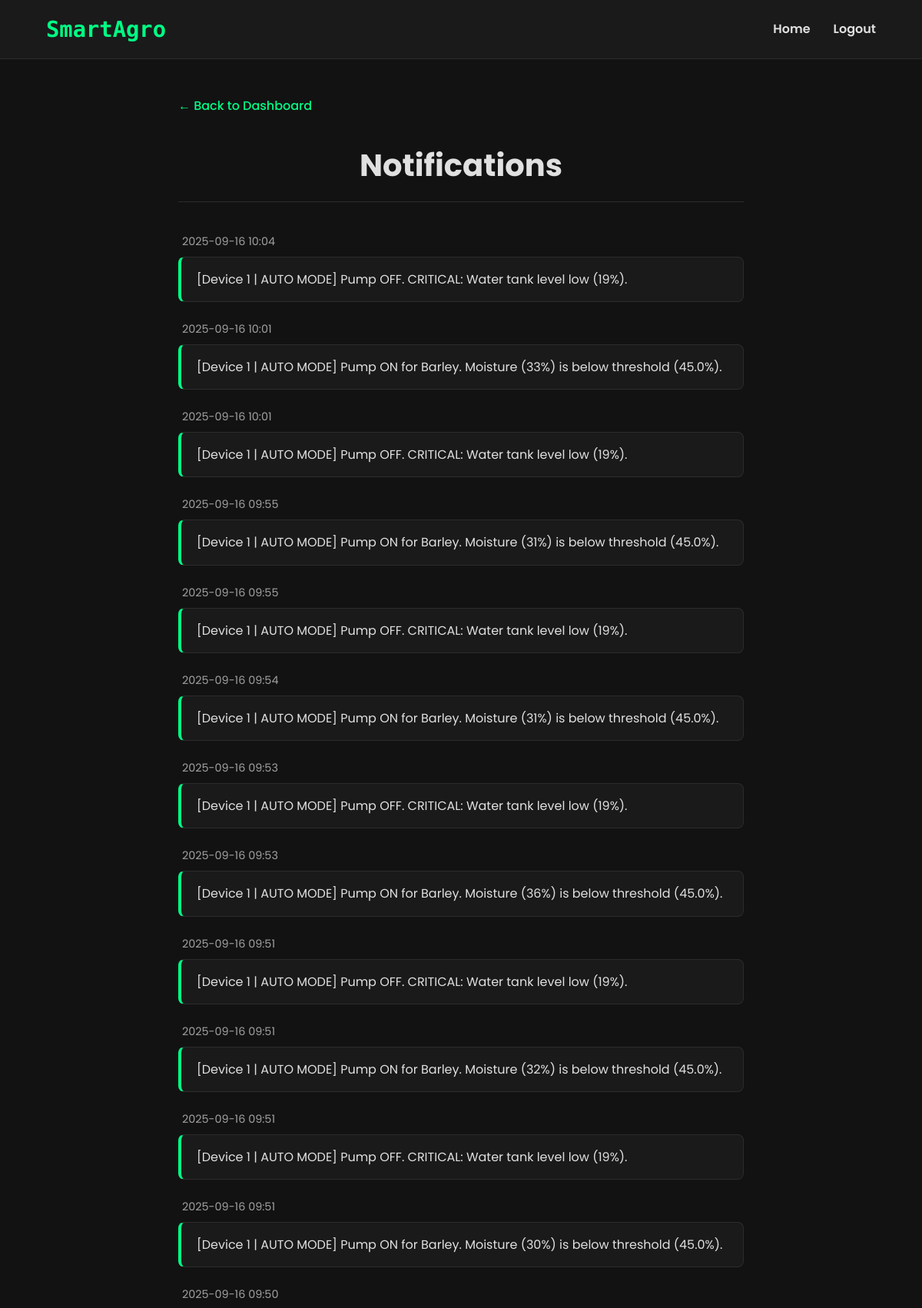
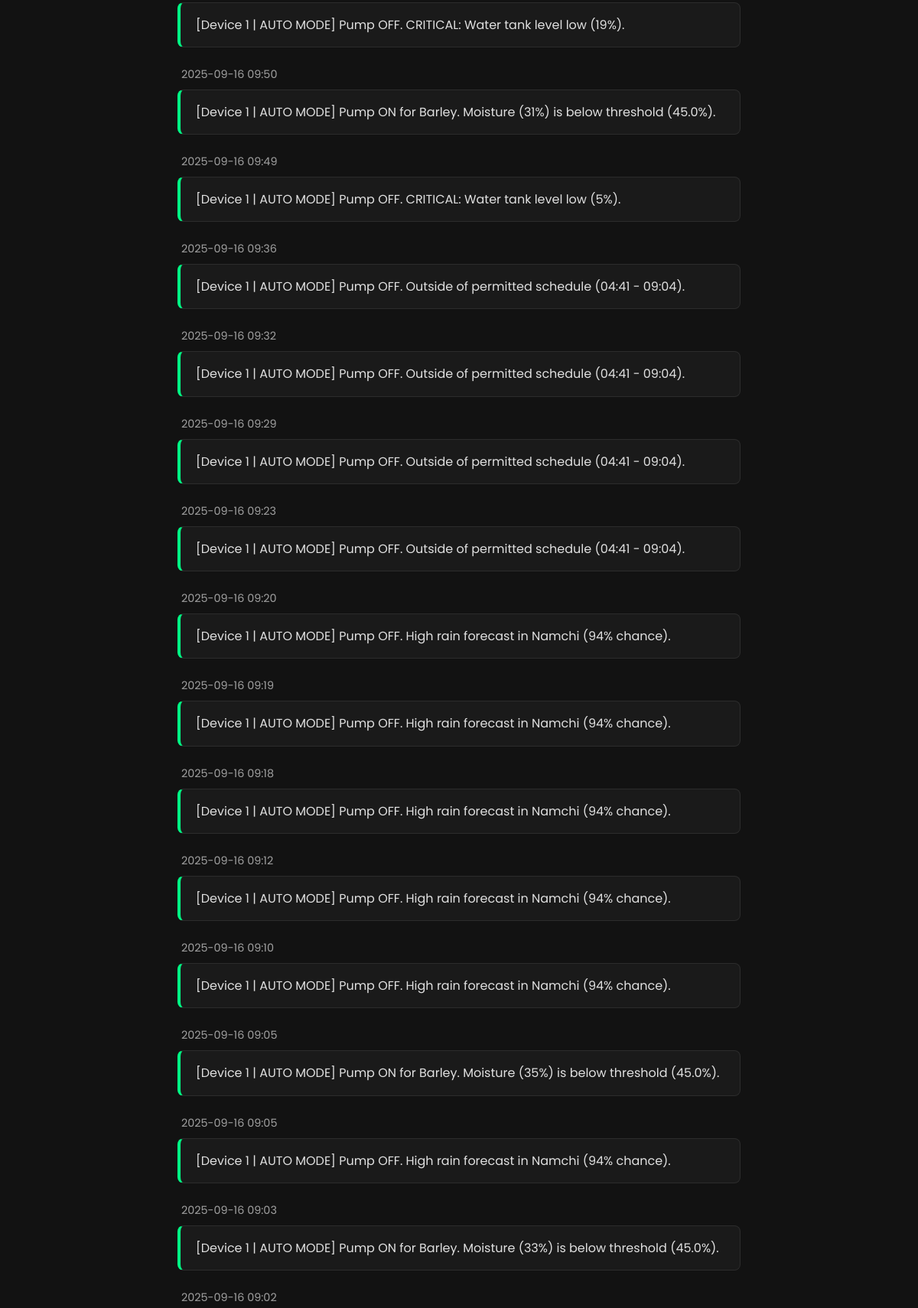
Page /notifications (signed in, upper part) on the committed database (2 pictures, top to bottom).
### tables this page shows
CREATE TABLE notifications(
id INTEGER PRIMARY KEY AUTOINCREMENT,
msg TEXT, time TEXT, device_id INTEGER DEFAULT 1);

### app.py (the view)
@app.route('/notifications')
def notifications():
    con = sqlite3.connect('database.db')
    cur = con.cursor()
    cur.execute("SELECT msg, time FROM notifications WHERE device_id = ? ORDER BY id DESC", (current_user.device_id,))
    noti = cur.fetchall()
    return render_template('notifications.html', noti = noti)

### app.py (called while the page is built)
def get_db_connection():
    con = sqlite3.connect('database.db')
    con.row_factory = sqlite3.Row
    return con

@login_manager.user_loader
def load_user(user_id):
    con = get_db_connection()
    user_data = con.execute('SELECT * FROM users WHERE id = ?', (user_id)).fetchone()
    con.close()
    if user_data:
        return User(id = user_data['id'], username= user_data['username'], password = user_data['password'], device_id=user_data['device_id'], setup = user_data['setup'])
    return None

### templates/notifications.html (shortened to what this page needs)
<!DOCTYPE html>
<html lang="en">
<head>
</head>
<body>
    <header>
        <div id="logo">SmartAgro</div>
        <nav>
            <a href="{{url_for('index')}}">Home</a>
            <a href="{{url_for('logout')}}">Logout</a>
        </nav>
    </header>
    <main>
        <div class="back-link">
            <a href="/dashboard">
                ← Back to Dashboard
            </a>
        </div>
        <h1>Notifications</h1>
        {% for msg in noti %}
        <div class="notification-item">
            <span class="notification-timestamp">{{ msg[1] }}</span>
            <p class="notification-content">
                {{ msg[0].replace('\n', '<br>') | safe }}
            </p>
        </div>
        {% endfor %}
    </main>
</body>
</html>

### templates/notifications.html (style rules this page uses)
:root { --bg-dark: #121212; --nav-dark: #1a1a1a; --green-accent: #00ff85; --text-primary: #e0e0e0; --text-secondary: #a0a0a0; --border-color: #2c2c2c; }
* { margin: 0; padding: 0; box-sizing: border-box; }
body { font-family: 'Poppins', sans-serif; background-color: var(--bg-dark); color: var(--text-primary); line-height: 1.6; }
header { display: flex; justify-content: space-between; align-items: center; padding: 15px 5%; background-color: var(--nav-dark); border-bottom: 1px solid var(--border-color); position: sticky; top: 0; z-index: 100; }
#logo { font-family: 'Roboto Mono', monospace; font-size: 1.8em; font-weight: 700; color: var(--green-accent); }
nav { display: flex; gap: 30px; }
nav a { text-decoration: none; color: var(--text-primary); font-weight: 600; transition: color 0.3s ease; }
main { width: 100%; max-width: 800px; margin: 3rem auto; padding: 0 2rem; animation: fadeIn 1s ease-in-out; }
.back-link { width: 100%; margin-bottom: 2rem; }
.back-link a { color: var(--green-accent); text-decoration: none; font-weight: 500; transition: color 0.2s ease; }
main h1 { color: var(--text-primary); text-align: center; border-bottom: 1px solid var(--border-color); padding-bottom: 15px; margin-bottom: 2.5rem; font-weight: 700; font-size: 2.5rem; }
.notification-item { margin-bottom: 1.5rem; }
.notification-timestamp { display: block; color: var(--text-secondary); font-size: 0.9rem; margin-bottom: 0.5rem; padding-left: 5px; }
.notification-content { background-color: var(--nav-dark); padding: 15px 20px; border-radius: 8px; border: 1px solid var(--border-color); border-left: 4px solid var(--green-accent); line-height: 1.7; transition: transform 0.3s ease, border-color 0.3s ease; }

### rows in the picture
notifications: time "2025-09-16 10:04", msg "[Device 1 | AUTO MODE] Pump OFF. CRITICAL: Water tank level low (19%)."
notifications: time "2025-09-16 10:01", msg "[Device 1 | AUTO MODE] Pump ON for Barley. Moisture (33%) is below threshold (45.0%)."
notifications: time "2025-09-16 10:01", msg "[Device 1 | AUTO MODE] Pump OFF. CRITICAL: Water tank level low (19%)."
notifications: time "2025-09-16 09:55", msg "[Device 1 | AUTO MODE] Pump ON for Barley. Moisture (31%) is below threshold (45.0%)."
notifications: time "2025-09-16 09:55", msg "[Device 1 | AUTO MODE] Pump OFF. CRITICAL: Water tank level low (19%)."
notifications: time "2025-09-16 09:54", msg "[Device 1 | AUTO MODE] Pump ON for Barley. Moisture (31%) is below threshold (45.0%)."
notifications: time "2025-09-16 09:53", msg "[Device 1 | AUTO MODE] Pump OFF. CRITICAL: Water tank level low (19%)."
notifications: time "2025-09-16 09:53", msg "[Device 1 | AUTO MODE] Pump ON for Barley. Moisture (36%) is below threshold (45.0%)."
notifications: time "2025-09-16 09:51", msg "[Device 1 | AUTO MODE] Pump OFF. CRITICAL: Water tank level low (19%)."
notifications: time "2025-09-16 09:51", msg "[Device 1 | AUTO MODE] Pump ON for Barley. Moisture (32%) is below threshold (45.0%)."
notifications: time "2025-09-16 09:51", msg "[Device 1 | AUTO MODE] Pump OFF. CRITICAL: Water tank level low (19%)."
notifications: time "2025-09-16 09:51", msg "[Device 1 | AUTO MODE] Pump ON for Barley. Moisture (30%) is below threshold (45.0%)."
notifications: time "2025-09-16 09:50", msg "[Device 1 | AUTO MODE] Pump OFF. CRITICAL: Water tank level low (19%)."
notifications: time "2025-09-16 09:50", msg "[Device 1 | AUTO MODE] Pump ON for Barley. Moisture (31%) is below threshold (45.0%)."
notifications: time "2025-09-16 09:49", msg "[Device 1 | AUTO MODE] Pump OFF. CRITICAL: Water tank level low (5%)."
notifications: time "2025-09-16 09:36", msg "[Device 1 | AUTO MODE] Pump OFF. Outside of permitted schedule (04:41 - 09:04)."
notifications: time "2025-09-16 09:32", msg "[Device 1 | AUTO MODE] Pump OFF. Outside of permitted schedule (04:41 - 09:04)."
notifications: time "2025-09-16 09:29", msg "[Device 1 | AUTO MODE] Pump OFF. Outside of permitted schedule (04:41 - 09:04)."
notifications: time "2025-09-16 09:23", msg "[Device 1 | AUTO MODE] Pump OFF. Outside of permitted schedule (04:41 - 09:04)."
notifications: time "2025-09-16 09:20", msg "[Device 1 | AUTO MODE] Pump OFF. High rain forecast in Namchi (94% chance)."
notifications: time "2025-09-16 09:19", msg "[Device 1 | AUTO MODE] Pump OFF. High rain forecast in Namchi (94% chance)."
notifications: time "2025-09-16 09:18", msg "[Device 1 | AUTO MODE] Pump OFF. High rain forecast in Namchi (94% chance)."
notifications: time "2025-09-16 09:12", msg "[Device 1 | AUTO MODE] Pump OFF. High rain forecast in Namchi (94% chance)."
notifications: time "2025-09-16 09:10", msg "[Device 1 | AUTO MODE] Pump OFF. High rain forecast in Namchi (94% chance)."
notifications: time "2025-09-16 09:05", msg "[Device 1 | AUTO MODE] Pump ON for Barley. Moisture (35%) is below threshold (45.0%)."
notifications: time "2025-09-16 09:05", msg "[Device 1 | AUTO MODE] Pump OFF. High rain forecast in Namchi (94% chance)."
notifications: time "2025-09-16 09:03", msg "[Device 1 | AUTO MODE] Pump ON for Barley. Moisture (33%) is below threshold (45.0%)."
notifications: time "2025-09-16 09:02"
